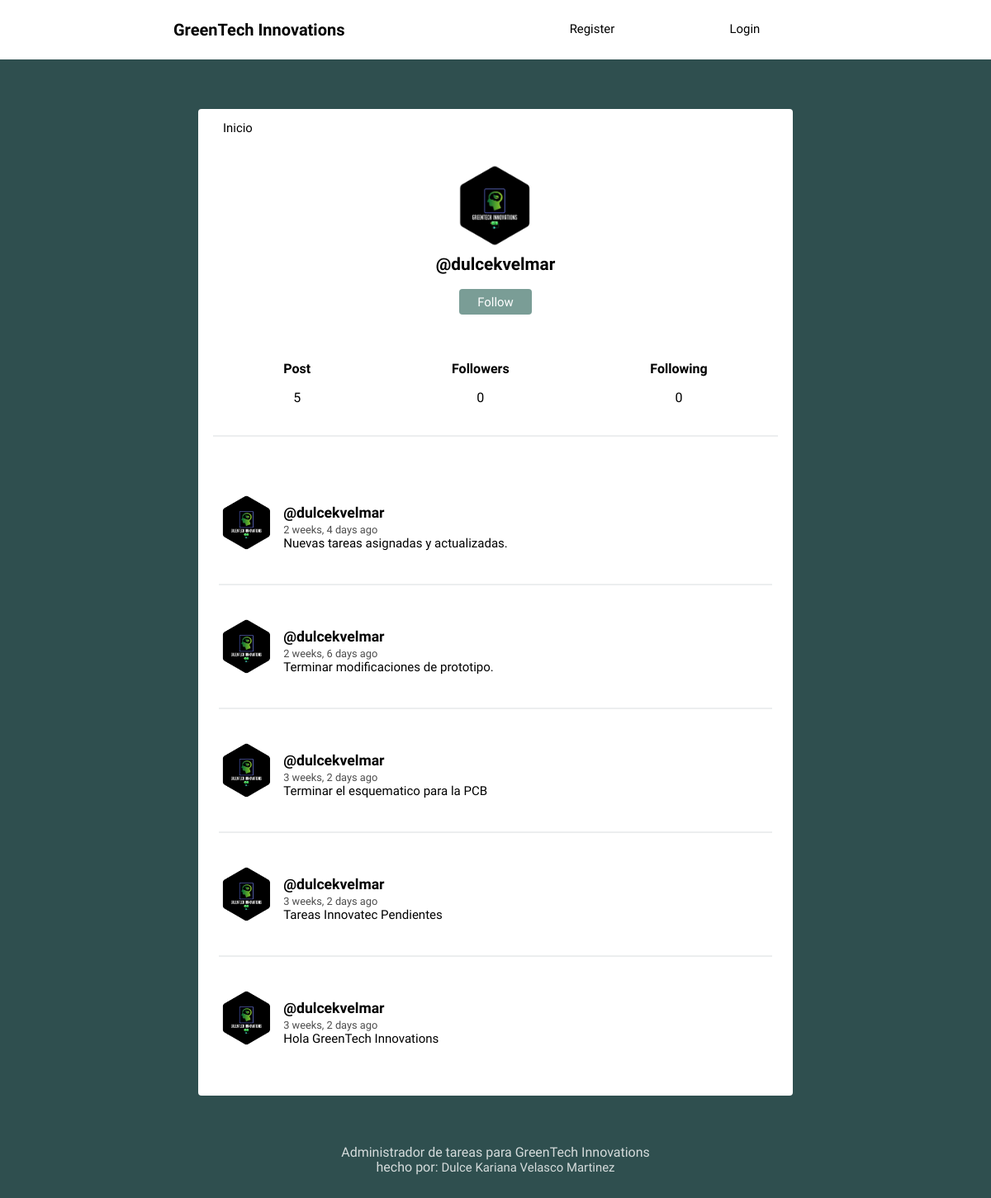
/profile/dulcekvelmar, run on the app's committed database.
### social/models.py (models this page shows, shortened)
class Profile(models.Model):
    user = models.OneToOneField(User, on_delete=models.CASCADE)
    image = models.ImageField(default='GreenTech.png')

class Post(models.Model):
    user = models.ForeignKey(User, on_delete=models.CASCADE, related_name='posts')
    timestamp = models.DateTimeField(default=timezone.now)
    content = models.TextField()
    class Meta:
        ordering = ['-timestamp']

### social/views.py (the view)
# urls.py: path('profile/', views.profile, name='profile'),
def profile(request, username=None):
    current_user = request.user
    if username and username != current_user.username:
        user = User.objects.get(username=username)
        posts = user.posts.all()
    else:
        posts = current_user.posts.all()
        user = current_user
    return render(request, 'social/profile.html', {'user': user, 'posts': posts})

### social/templates/social/profile.html
{% extends 'social/feed.html' %}
{% block content %}
<div class="profile">
	<img src="{{ user.profile.image.url }}">
	<h2>@{{ user.username }}</h2>
	<button><a class="follow-button" href="#">Follow</a></button>
</div>
<div class="follow">
	<div>
		<h5>Post</h5>
		<p>{{ user.posts.count }}</p>
	</div>
	<div>
		<h5>Followers</h5>
		<p>0</p>
	</div>
	<div>
		<h5>Following</h5>
		<p>0</p>
	</div>
</div>
{{ block.super }}
{% endblock %}

### social/templates/social/feed.html (shortened to what this page needs)
{% extends 'social/layout.html' %}
{% load humanize %}
{% block content %}
{% for post in posts %}
<article>
    <div class="container-article">
        <img src="{{ post.user.profile.image.url }}">
        <div>
            <h2 class="username"><a href="{% url 'profile' post.user.username %}">@{{ post.user.username }}</a></h2>
            <time data-time="#">{{ post.timestamp|naturaltime }}</time>
            <div class="post">{{ post.content }}</div>
        </div>
    </div>
</article>
{% endfor %}
{% endblock %}

### social/static/style.css (style rules this page uses)
body { background: #2F4F4F; font-size: 62.5%; font-family: 'Varela Round', Helvetica, Arial, serif; }
h5 { font-size: 1rem; margin-bottom: 0; }
p { font-size: 1rem; }
button { font-size: 1rem; color: white; padding: 0.4rem 1.4rem; border: none; background: #7A9D96; border-radius: 4px; cursor: pointer; }
img { object-fit: cover; }
a { font-size: .93rem; text-decoration: none; color: black; }
article { width: 93%; margin: auto; padding: 40px 0; border-bottom: 2px solid #ECEEEF; }
.username { margin-bottom: .2rem; }
.username a { font-size: 1.1rem; }
.container-article { display: flex; }
.container-article img { height: 68px; width: 68px; margin-right: 10px; border-radius: 50%; }
article:last-child { border-bottom: 0; }
time { font-size: .8rem; opacity: .7; }
.post { font-size: .94rem; }
.profile { display: flex; align-items: center; flex-direction: column; }
.profile img { height: 100px; width: 100px; margin-right: 10px; border-radius: 50%; margin: 20px; }
.profile h2 { margin-top: -10px; font-size: 1.3rem; }
.follow { display: flex; width: 95%; justify-content: space-around; margin: 30px auto; text-align: center; border-bottom: 2px solid #ECEEEF; padding-bottom: 20px; }
.follow-button { color: white; }

### data on the page
Post: user.profile.image (picture), user.username "dulcekvelmar", timestamp "2 weeks, 4 days ago", content "Nuevas tareas asignadas y actualizadas."
Post: user.profile.image (picture), user.username "dulcekvelmar", timestamp "2 weeks, 6 days ago", content "Terminar modificaciones de prototipo."
Post: user.profile.image (picture), user.username "dulcekvelmar", timestamp "3 weeks, 2 days ago", content "Terminar el esquematico para la PCB"
Post: user.profile.image (picture), user.username "dulcekvelmar", timestamp "3 weeks, 2 days ago", content "Tareas Innovatec Pendientes"
Post: user.profile.image (picture), user.username "dulcekvelmar", timestamp "3 weeks, 2 days ago", content "Hola GreenTech Innovations"

### other printed values
{{ user.username }} "dulcekvelmar"
{{ user.posts.count }} "5"
